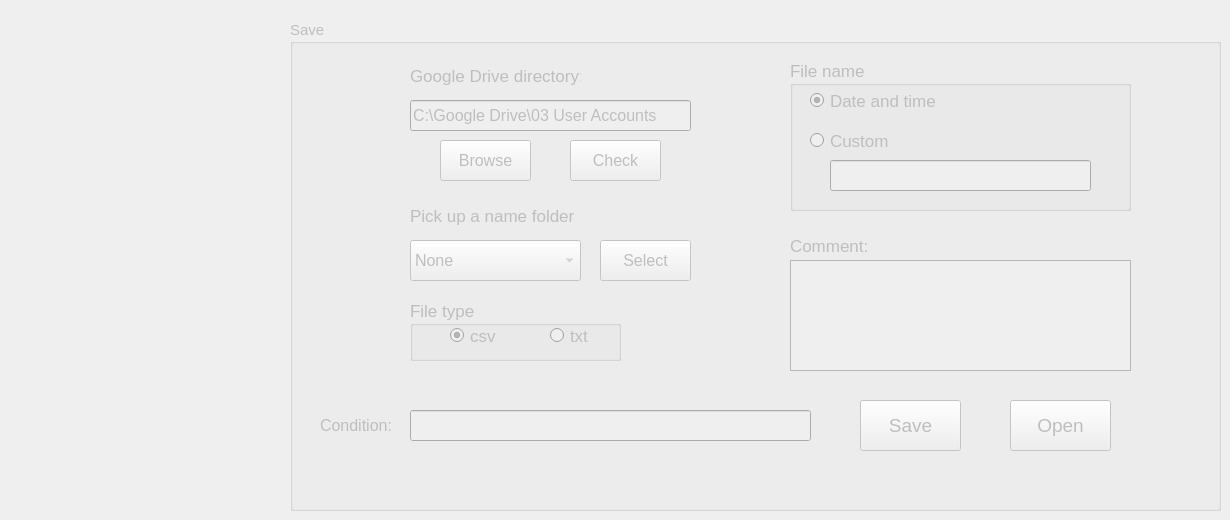
              <widget class="QWidget" name="tab_16">
               <attribute name="title">
                <string>Save Data</string>
               </attribute>
               <widget class="QGroupBox" name="groupBox_save">
                <property name="enabled">
                 <bool>false</bool>
                </property>
                <property name="geometry">
                 <rect>
                  <x>290</x>
                  <y>20</y>
                  <width>931</width>
                  <height>491</height>
                 </rect>
                </property>
                <property name="font">
                 <font>
                  <pointsize>11</pointsize>
                 </font>
                </property>
                <property name="title">
                 <string>Save</string>
                </property>
                <widget class="QLabel" name="label_21">
                 <property name="geometry">
                  <rect>
                   <x>120</x>
                   <y>40</y>
                   <width>171</width>
                   <height>31</height>
                  </rect>
                 </property>
                 <property name="font">
                  <font>
                   <pointsize>13</pointsize>
                  </font>
                 </property>
                 <property name="text">
                  <string>Google Drive directory:</string>
                 </property>
                </widget>
                <widget class="QLineEdit" name="lineEdit_GoogleDrive">
                 <property name="geometry">
                  <rect>
                   <x>120</x>
                   <y>80</y>
                   <width>281</width>
                   <height>31</height>
                  </rect>
                 </property>
                 <property name="font">
                  <font>
                   <pointsize>12</pointsize>
                  </font>
                 </property>
                 <property name="text">
                  <string>C:\Google Drive\03 User Accounts</string>
                 </property>
                </widget>
                <widget class="QLabel" name="label_22">
                 <property name="enabled">
                  <bool>false</bool>
                 </property>
                 <property name="geometry">
                  <rect>
                   <x>120</x>
                   <y>180</y>
                   <width>181</width>
                   <height>31</height>
                  </rect>
                 </property>
                 <property name="font">
                  <font>
                   <pointsize>13</pointsize>
                  </font>
                 </property>
                 <property name="text">
                  <string>Pick up a name folder</string>
                 </property>
                </widget>
                <widget class="QComboBox" name="comboBox_Name_Folder">
                 <property name="enabled">
                  <bool>false</bool>
                 </property>
                 <property name="geometry">
                  <rect>
                   <x>120</x>
                   <y>220</y>
                   <width>171</width>
                   <height>41</height>
                  </rect>
                 </property>
                 <property name="font">
                  <font>
                   <pointsize>12</pointsize>
                  </font>
                 </property>
                 <item>
                  <property name="text">
                   <string>None</string>
                  </property>
                 </item>
                 <item>
                  <property name="text">
                   <string>Horimbere</string>
                  </property>
                 </item>
                 <item>
                  <property name="text">
                   <string>Sell</string>
                  </property>
                 </item>
                 <item>
                  <property name="text">
                   <string>Snyder</string>
                  </property>
                 </item>
                 <item>
                  <property name="text">
                   <string>Tran</string>
                  </property>
                 </item>
                 <item>
                  <property name="text">
                   <string>Vannucci</string>
                  </property>
                 </item>
                 <item>
                  <property name="text">
                   <string>Wang</string>
                  </property>
                 </item>
                 <item>
                  <property name="text">
                   <string>Williams</string>
                  </property>
                 </item>
                </widget>
                <widget class="QPushButton" name="pushButton_Select_Directory">
                 <property name="enabled">
                  <bool>false</bool>
                 </property>
                 <property name="geometry">
                  <rect>
                   <x>310</x>
                   <y>220</y>
                   <width>91</width>
                   <height>41</height>
                  </rect>
                 </property>
                 <property name="font">
                  <font>
                   <pointsize>12</pointsize>
                  </font>
                 </property>
                 <property name="text">
                  <string>Select</string>
                 </property>
                </widget>
                <widget class="QGroupBox" name="groupBox_File_Type">
                 <property name="enabled">
                  <bool>false</bool>
                 </property>
                 <property name="geometry">
                  <rect>
                   <x>120</x>
                   <y>280</y>
                   <width>211</width>
                   <height>61</height>
                  </rect>
                 </property>
                 <property name="font">
                  <font>
                   <pointsize>13</pointsize>
                  </font>
                 </property>
                 <property name="title">
                  <string>File type</string>
                 </property>
                 <widget class="QRadioButton" name="radioButton_csv">
                  <property name="geometry">
                   <rect>
                    <x>40</x>
                    <y>20</y>
                    <width>61</width>
                    <height>31</height>
                   </rect>
                  </property>
                  <property name="acceptDrops">
                   <bool>false</bool>
                  </property>
                  <property name="autoFillBackground">
                   <bool>false</bool>
                  </property>
                  <property name="text">
                   <string>csv</string>
                  </property>
                  <property name="checked">
                   <bool>true</bool>
                  </property>
                 </widget>
                 <widget class="QRadioButton" name="radioButton_txt">
                  <property name="geometry">
                   <rect>
                    <x>140</x>
                    <y>20</y>
                    <width>61</width>
                    <height>31</height>
                   </rect>
                  </property>
                  <property name="text">
                   <string>txt</string>
                  </property>
                 </widget>
                </widget>
                <widget class="QGroupBox" name="groupBox_Filename">
                 <property name="enabled">
                  <bool>false</bool>
                 </property>
                 <property name="geometry">
                  <rect>
                   <x>500</x>
                   <y>40</y>
                   <width>341</width>
                   <height>151</height>
                  </rect>
                 </property>
                 <property name="font">
                  <font>
                   <pointsize>13</pointsize>
                  </font>
                 </property>
                 <property name="title">
                  <string>File name</string>
                 </property>
                 <widget class="QRadioButton" name="radioButton_Timename">
                  <property name="geometry">
                   <rect>
                    <x>20</x>
                    <y>30</y>
                    <width>151</width>
                    <height>21</height>
                   </rect>
                  </property>
                  <property name="font">
                   <font>
                    <pointsize>13</pointsize>
                   </font>
                  </property>
                  <property name="text">
                   <string>Date and time</string>
                  </property>
                  <property name="checked">
                   <bool>true</bool>
                  </property>
                 </widget>
                 <widget class="QRadioButton" name="radioButton_Custom_Name">
                  <property name="geometry">
                   <rect>
                    <x>20</x>
                    <y>70</y>
                    <width>121</width>
                    <height>21</height>
                   </rect>
                  </property>
                  <property name="text">
                   <string>Custom</string>
                  </property>
                 </widget>
                 <widget class="QLineEdit" name="lineEdit_Custom_Name">
                  <property name="enabled">
                   <bool>false</bool>
                  </property>
                  <property name="geometry">
                   <rect>
                    <x>40</x>
                    <y>100</y>
                    <width>261</width>
                    <height>31</height>
                   </rect>
                  </property>
                  <property name="font">
                   <font>
                    <pointsize>12</pointsize>
                   </font>
                  </property>
                 </widget>
                </widget>
                <widget class="QPushButton" name="pushButton_Save">
                 <property name="enabled">
                  <bool>false</bool>
                 </property>
                 <property name="geometry">
                  <rect>
                   <x>570</x>
                   <y>380</y>
                   <width>101</width>
                   <height>51</height>
                  </rect>
                 </property>
                 <property name="font">
                  <font>
                   <pointsize>14</pointsize>
                  </font>
                 </property>
                 <property name="text">
                  <string>Save</string>
                 </property>
                </widget>
                <widget class="QPushButton" name="pushButton_Open">
                 <property name="enabled">
                  <bool>false</bool>
                 </property>
                 <property name="geometry">
                  <rect>
                   <x>720</x>
                   <y>380</y>
                   <width>101</width>
                   <height>51</height>
                  </rect>
                 </property>
                 <property name="font">
                  <font>
                   <pointsize>14</pointsize>
                  </font>
                 </property>
                 <property name="text">
                  <string>Open</string>
                 </property>
                </widget>
                <widget class="QPushButton" name="pushButton_browse">
                 <property name="geometry">
                  <rect>
                   <x>150</x>
                   <y>120</y>
                   <width>91</width>
                   <height>41</height>
                  </rect>
                 </property>
                 <property name="font">
                  <font>
                   <pointsize>12</pointsize>
                  </font>
                 </property>
                 <property name="text">
                  <string>Browse</string>
                 </property>
                </widget>
                <widget class="QPushButton" name="pushButton_check">
                 <property name="geometry">
                  <rect>
                   <x>280</x>
                   <y>120</y>
                   <width>91</width>
                   <height>41</height>
                  </rect>
                 </property>
                 <property name="font">
                  <font>
                   <pointsize>12</pointsize>
                  </font>
                 </property>
                 <property name="text">
                  <string>Check</string>
                 </property>
                </widget>
                <widget class="QLabel" name="label_15">
                 <property name="geometry">
                  <rect>
                   <x>30</x>
                   <y>390</y>
                   <width>81</width>
                   <height>31</height>
                  </rect>
                 </property>
                 <property name="font">
                  <font>
                   <pointsize>12</pointsize>
                  </font>
                 </property>
                 <property name="text">
                  <string>Condition:</string>
                 </property>
                </widget>
                <widget class="QLineEdit" name="lineEdit_save_condition">
                 <property name="geometry">
                  <rect>
                   <x>120</x>
                   <y>390</y>
                   <width>401</width>
                   <height>31</height>
                  </rect>
                 </property>
                 <property name="font">
                  <font>
                   <pointsize>11</pointsize>
                  </font>
                 </property>
                </widget>
                <widget class="QTextEdit" name="textEdit_comment">
                 <property name="enabled">
                  <bool>false</bool>
                 </property>
                 <property name="geometry">
                  <rect>
                   <x>500</x>
                   <y>240</y>
                   <width>341</width>
                   <height>111</height>
                  </rect>
                 </property>
                </widget>
                <widget class="QLabel" name="label_32">
                 <property name="enabled">
                  <bool>false</bool>
                 </property>
                 <property name="geometry">
                  <rect>
                   <x>500</x>
                   <y>210</y>
                   <width>171</width>
                   <height>31</height>
                  </rect>
                 </property>
                 <property name="font">
                  <font>
                   <pointsize>13</pointsize>
                  </font>
                 </property>
                 <property name="text">
                  <string>Comment:</string>
                 </property>
                </widget>
               </widget>
              </widget>
